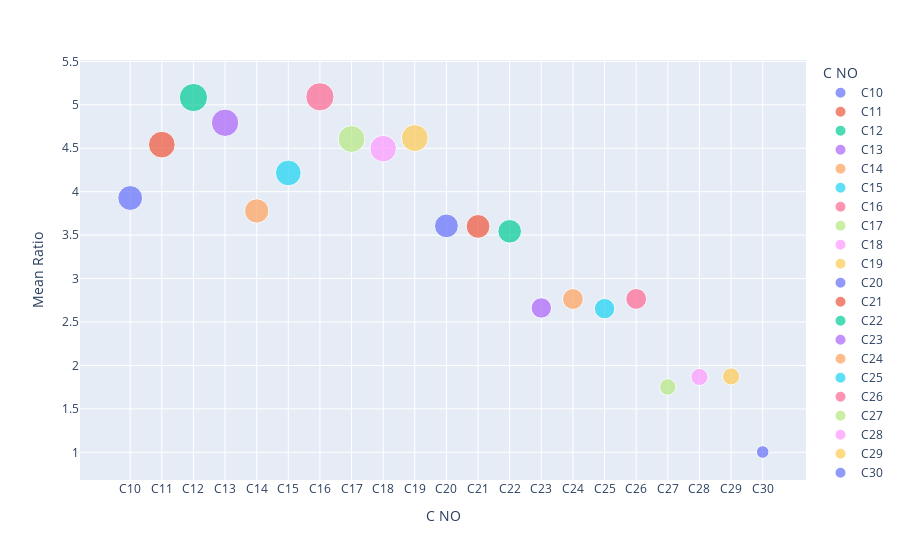

The notebook cell saved with this chart:
### Code cell
fig = px.scatter(doil, x= "C NO", y = "Mean Ratio",color="C NO", size="Mean Ratio" )
fig.show()

### Figure 1 — Plotly figure (JSON) as saved in the notebook; plotly's stock layout.template omitted (floating-point values rounded to 4 significant figures)
{"data": [{"hovertemplate": "C NO=%{x}<br>Mean Ratio=%{marker.size}<extra></extra>", "legendgroup": "C10", "marker": {"color": "#636efa", "size": [3.927], "sizemode": "area", "sizeref": 0.01273, "symbol": "circle"}, "mode": "markers", "name": "C10", "orientation": "v", "showlegend": true, "type": "scatter", "x": ["C10"], "xaxis": "x", "y": [3.927], "yaxis": "y"}, {"hovertemplate": "C NO=%{x}<br>Mean Ratio=%{marker.size}<extra></extra>", "legendgroup": "C11", "marker": {"color": "#EF553B", "size": [4.542], "sizemode": "area", "sizeref": 0.01273, "symbol": "circle"}, "mode": "markers", "name": "C11", "orientation": "v", "showlegend": true, "type": "scatter", "x": ["C11"], "xaxis": "x", "y": [4.542], "yaxis": "y"}, {"hovertemplate": "C NO=%{x}<br>Mean Ratio=%{marker.size}<extra></extra>", "legendgroup": "C12", "marker": {"color": "#00cc96", "size": [5.084], "sizemode": "area", "sizeref": 0.01273, "symbol": "circle"}, "mode": "markers", "name": "C12", "orientation": "v", "showlegend": true, "type": "scatter", "x": ["C12"], "xaxis": "x", "y": [5.084], "yaxis": "y"}, {"hovertemplate": "C NO=%{x}<br>Mean Ratio=%{marker.size}<extra></extra>", "legendgroup": "C13", "marker": {"color": "#ab63fa", "size": [4.794], "sizemode": "area", "sizeref": 0.01273, "symbol": "circle"}, "mode": "markers", "name": "C13", "orientation": "v", "showlegend": true, "type": "scatter", "x": ["C13"], "xaxis": "x", "y": [4.794], "yaxis": "y"}, {"hovertemplate": "C NO=%{x}<br>Mean Ratio=%{marker.size}<extra></extra>", "legendgroup": "C14", "marker": {"color": "#FFA15A", "size": [3.778], "sizemode": "area", "sizeref": 0.01273, "symbol": "circle"}, "mode": "markers", "name": "C14", "orientation": "v", "showlegend": true, "type": "scatter", "x": ["C14"], "xaxis": "x", "y": [3.778], "yaxis": "y"}, {"hovertemplate": "C NO=%{x}<br>Mean Ratio=%{marker.size}<extra></extra>", "legendgroup": "C15", "marker": {"color": "#19d3f3", "size": [4.216], "sizemode": "area", "sizeref": 0.01273, "symbol": "circle"}, "mode": "markers", "name": "C15", "orientation": "v", "showlegend": true, "type": "scatter", "x": ["C15"], "xaxis": "x", "y": [4.216], "yaxis": "y"}, {"hovertemplate": "C NO=%{x}<br>Mean Ratio=%{marker.size}<extra></extra>", "legendgroup": "C16", "marker": {"color": "#FF6692", "size": [5.093], "sizemode": "area", "sizeref": 0.01273, "symbol": "circle"}, "mode": "markers", "name": "C16", "orientation": "v", "showlegend": true, "type": "scatter", "x": ["C16"], "xaxis": "x", "y": [5.093], "yaxis": "y"}, {"hovertemplate": "C NO=%{x}<br>Mean Ratio=%{marker.size}<extra></extra>", "legendgroup": "C17", "marker": {"color": "#B6E880", "size": [4.607], "sizemode": "area", "sizeref": 0.01273, "symbol": "circle"}, "mode": "markers", "name": "C17", "orientation": "v", "showlegend": true, "type": "scatter", "x": ["C17"], "xaxis": "x", "y": [4.607], "yaxis": "y"}, {"hovertemplate": "C NO=%{x}<br>Mean Ratio=%{marker.size}<extra></extra>", "legendgroup": "C18", "marker": {"color": "#FF97FF", "size": [4.496], "sizemode": "area", "sizeref": 0.01273, "symbol": "circle"}, "mode": "markers", "name": "C18", "orientation": "v", "showlegend": true, "type": "scatter", "x": ["C18"], "xaxis": "x", "y": [4.496], "yaxis": "y"}, {"hovertemplate": "C NO=%{x}<br>Mean Ratio=%{marker.size}<extra></extra>", "legendgroup": "C19", "marker": {"color": "#FECB52", "size": [4.617], "sizemode": "area", "sizeref": 0.01273, "symbol": "circle"}, "mode": "markers", "name": "C19", "orientation": "v", "showlegend": true, "type": "scatter", "x": ["C19"], "xaxis": "x", "y": [4.617], "yaxis": "y"}, {"hovertemplate": "C NO=%{x}<br>Mean Ratio=%{marker.size}<extra></extra>", "legendgroup": "C20", "marker": {"color": "#636efa", "size": [3.606], "sizemode": "area", "sizeref": 0.01273, "symbol": "circle"}, "mode": "markers", "name": "C20", "orientation": "v", "showlegend": true, "type": "scatter", "x": ["C20"], "xaxis": "x", "y": [3.606], "yaxis": "y"}, {"hovertemplate": "C NO=%{x}<br>Mean Ratio=%{marker.size}<extra></extra>", "legendgroup": "C21", "marker": {"color": "#EF553B", "size": [3.6], "sizemode": "area", "sizeref": 0.01273, "symbol": "circle"}, "mode": "markers", "name": "C21", "orientation": "v", "showlegend": true, "type": "scatter", "x": ["C21"], "xaxis": "x", "y": [3.6], "yaxis": "y"}, {"hovertemplate": "C NO=%{x}<br>Mean Ratio=%{marker.size}<extra></extra>", "legendgroup": "C22", "marker": {"color": "#00cc96", "size": [3.544], "sizemode": "area", "sizeref": 0.01273, "symbol": "circle"}, "mode": "markers", "name": "C22", "orientation": "v", "showlegend": true, "type": "scatter", "x": ["C22"], "xaxis": "x", "y": [3.544], "yaxis": "y"}, {"hovertemplate": "C NO=%{x}<br>Mean Ratio=%{marker.size}<extra></extra>", "legendgroup": "C23", "marker": {"color": "#ab63fa", "size": [2.662], "sizemode": "area", "sizeref": 0.01273, "symbol": "circle"}, "mode": "markers", "name": "C23", "orientation": "v", "showlegend": true, "type": "scatter", "x": ["C23"], "xaxis": "x", "y": [2.662], "yaxis": "y"}, {"hovertemplate": "C NO=%{x}<br>Mean Ratio=%{marker.size}<extra></extra>", "legendgroup": "C24", "marker": {"color": "#FFA15A", "size": [2.765], "sizemode": "area", "sizeref": 0.01273, "symbol": "circle"}, "mode": "markers", "name": "C24", "orientation": "v", "showlegend": true, "type": "scatter", "x": ["C24"], "xaxis": "x", "y": [2.765], "yaxis": "y"}, {"hovertemplate": "C NO=%{x}<br>Mean Ratio=%{marker.size}<extra></extra>", "legendgroup": "C25", "marker": {"color": "#19d3f3", "size": [2.654], "sizemode": "area", "sizeref": 0.01273, "symbol": "circle"}, "mode": "markers", "name": "C25", "orientation": "v", "showlegend": true, "type": "scatter", "x": ["C25"], "xaxis": "x", "y": [2.654], "yaxis": "y"}, {"hovertemplate": "C NO=%{x}<br>Mean Ratio=%{marker.size}<extra></extra>", "legendgroup": "C26", "marker": {"color": "#FF6692", "size": [2.766], "sizemode": "area", "sizeref": 0.01273, "symbol": "circle"}, "mode": "markers", "name": "C26", "orientation": "v", "showlegend": true, "type": "scatter", "x": ["C26"], "xaxis": "x", "y": [2.766], "yaxis": "y"}, {"hovertemplate": "C NO=%{x}<br>Mean Ratio=%{marker.size}<extra></extra>", "legendgroup": "C27", "marker": {"color": "#B6E880", "size": [1.752], "sizemode": "area", "sizeref": 0.01273, "symbol": "circle"}, "mode": "markers", "name": "C27", "orientation": "v", "showlegend": true, "type": "scatter", "x": ["C27"], "xaxis": "x", "y": [1.752], "yaxis": "y"}, {"hovertemplate": "C NO=%{x}<br>Mean Ratio=%{marker.size}<extra></extra>", "legendgroup": "C28", "marker": {"color": "#FF97FF", "size": [1.867], "sizemode": "area", "sizeref": 0.01273, "symbol": "circle"}, "mode": "markers", "name": "C28", "orientation": "v", "showlegend": true, "type": "scatter", "x": ["C28"], "xaxis": "x", "y": [1.867], "yaxis": "y"}, {"hovertemplate": "C NO=%{x}<br>Mean Ratio=%{marker.size}<extra></extra>", "legendgroup": "C29", "marker": {"color": "#FECB52", "size": [1.873], "sizemode": "area", "sizeref": 0.01273, "symbol": "circle"}, "mode": "markers", "name": "C29", "orientation": "v", "showlegend": true, "type": "scatter", "x": ["C29"], "xaxis": "x", "y": [1.873], "yaxis": "y"}, {"hovertemplate": "C NO=%{x}<br>Mean Ratio=%{marker.size}<extra></extra>", "legendgroup": "C30", "marker": {"color": "#636efa", "size": [1.004], "sizemode": "area", "sizeref": 0.01273, "symbol": "circle"}, "mode": "markers", "name": "C30", "orientation": "v", "showlegend": true, "type": "scatter", "x": ["C30"], "xaxis": "x", "y": [1.004], "yaxis": "y"}], "layout": {"autosize": true, "legend": {"itemsizing": "constant", "title": {"text": "C NO"}, "tracegroupgap": 0}, "margin": {"t": 60}, "xaxis": {"anchor": "y", "autorange": true, "categoryarray": ["C10", "C11", "C12", "C13", "C14", "C15", "C16", "C17", "C18", "C19", "C20", "C21", "C22", "C23", "C24", "C25", "C26", "C27", "C28", "C29", "C30"], "categoryorder": "array", "domain": [0, 1], "range": [-1.512, 21.33], "title": {"text": "C NO"}, "type": "category"}, "yaxis": {"anchor": "x", "autorange": true, "domain": [0, 1], "range": [0.6442, 5.592], "title": {"text": "Mean Ratio"}, "type": "linear"}}}
